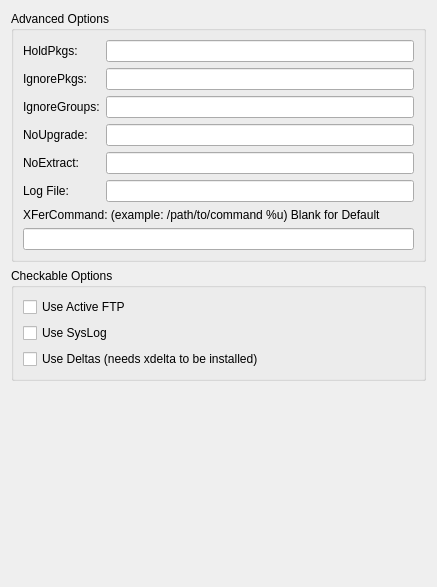
<?xml version="1.0" encoding="UTF-8"?>
<ui version="4.0">
 <class>Form</class>
 <widget class="QWidget" name="Form">
  <property name="geometry">
   <rect>
    <x>0</x>
    <y>0</y>
    <width>437</width>
    <height>587</height>
   </rect>
  </property>
  <property name="windowTitle">
   <string>Form</string>
  </property>
  <layout class="QVBoxLayout" name="verticalLayout_5">
   <item>
    <widget class="QGroupBox" name="groupBox_3">
     <property name="title">
      <string>Advanced Options</string>
     </property>
     <layout class="QGridLayout" name="_10">
      <item row="0" column="0">
       <layout class="QVBoxLayout" name="_11">
        <item>
         <layout class="QGridLayout" name="_12">
          <item row="0" column="0">
           <widget class="QLabel" name="label">
            <property name="text">
             <string>HoldPkgs:</string>
            </property>
           </widget>
          </item>
          <item row="0" column="1">
           <widget class="QLineEdit" name="holdPkgLine"/>
          </item>
          <item row="1" column="0">
           <widget class="QLabel" name="label_2">
            <property name="text">
             <string>IgnorePkgs:</string>
            </property>
           </widget>
          </item>
          <item row="1" column="1">
           <widget class="QLineEdit" name="ignorePkgLine"/>
          </item>
          <item row="2" column="0">
           <widget class="QLabel" name="label_3">
            <property name="text">
             <string>IgnoreGroups:</string>
            </property>
           </widget>
          </item>
          <item row="2" column="1">
           <widget class="QLineEdit" name="ignoreGrpsLine"/>
          </item>
          <item row="3" column="0">
           <widget class="QLabel" name="label_4">
            <property name="text">
             <string>NoUpgrade:</string>
            </property>
           </widget>
          </item>
          <item row="3" column="1">
           <widget class="QLineEdit" name="noUpgradeLine"/>
          </item>
          <item row="4" column="0">
           <widget class="QLabel" name="label_5">
            <property name="text">
             <string>NoExtract:</string>
            </property>
           </widget>
          </item>
          <item row="4" column="1">
           <widget class="QLineEdit" name="noExtractLine"/>
          </item>
          <item row="5" column="0">
           <widget class="QLabel" name="label_20">
            <property name="text">
             <string>Log File:</string>
            </property>
           </widget>
          </item>
          <item row="5" column="1">
           <widget class="QLineEdit" name="logFileLine"/>
          </item>
         </layout>
        </item>
        <item>
         <layout class="QVBoxLayout" name="_13">
          <item>
           <widget class="QLabel" name="label_6">
            <property name="text">
             <string>XFerCommand: (example: /path/to/command %u) Blank for Default</string>
            </property>
           </widget>
          </item>
          <item>
           <widget class="QLineEdit" name="xFerCommandLine"/>
          </item>
         </layout>
        </item>
       </layout>
      </item>
     </layout>
    </widget>
   </item>
   <item>
    <widget class="QGroupBox" name="groupBox_2">
     <property name="sizePolicy">
      <sizepolicy hsizetype="Preferred" vsizetype="Preferred">
       <horstretch>0</horstretch>
       <verstretch>0</verstretch>
      </sizepolicy>
     </property>
     <property name="title">
      <string>Checkable Options</string>
     </property>
     <layout class="QGridLayout" name="_9">
      <item row="0" column="0">
       <widget class="QCheckBox" name="noPassiveFtpBox">
        <property name="text">
         <string>Use Active FTP</string>
        </property>
       </widget>
      </item>
      <item row="2" column="0">
       <widget class="QCheckBox" name="useDeltaBox">
        <property name="text">
         <string>Use Deltas (needs xdelta to be installed)</string>
        </property>
       </widget>
      </item>
      <item row="1" column="0">
       <widget class="QCheckBox" name="sysLogBox">
        <property name="text">
         <string>Use SysLog</string>
        </property>
       </widget>
      </item>
     </layout>
    </widget>
   </item>
   <item>
    <spacer>
     <property name="orientation">
      <enum>Qt::Vertical</enum>
     </property>
     <property name="sizeHint" stdset="0">
      <size>
       <width>20</width>
       <height>40</height>
      </size>
     </property>
    </spacer>
   </item>
  </layout>
 </widget>
 <resources/>
 <connections/>
</ui>
